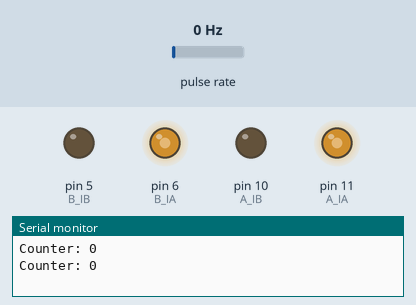
The sketch below on a simulated Arduino Uno, built with avr-gcc and run on an emulated ATmega328P. Shown: output pins drawn as LEDs (lit = HIGH), the last lines printed to the serial monitor. Wiring (inferred from the names in the program): pulse sensor: data pin 2. The inputs (shaded band) are chosen by the test bench; at power-on: pulse rate 0 Hz.

Above: at 1.2 s.
1.3 s: pulse rate (sensor on pin 2) set to 99 Hz
4.3 s: pulse rate (sensor on pin 2) set to 106 Hz
At 4.8 s:
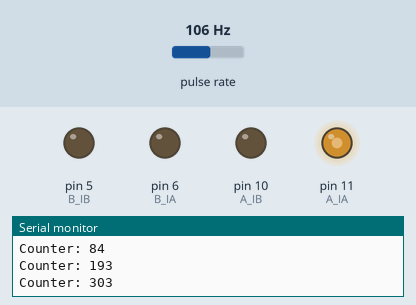
7.3 s: pulse rate (sensor on pin 2) set to 4 Hz
9.0 s: pulse rate (sensor on pin 2) set to 60 Hz
12.0 s: pulse rate (sensor on pin 2) set to 66 Hz
At 14.25 s:
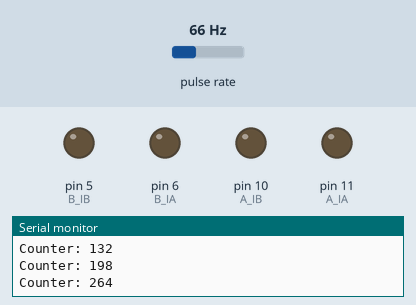
Timing chart, 0 to 14.5 s (numbered marks = the images above; inputs shaded):
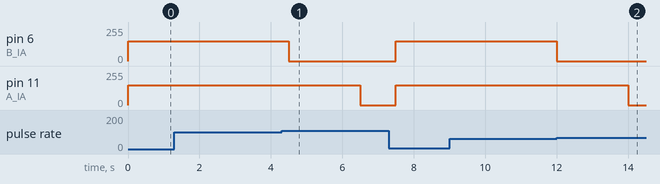

The sketch:

rccar.ino
```cpp
int encoder_pin = 2; // 엔코더 핀 정의
int counter = 0; // 엔코더 카운터 변수 초기화
int A_IA = 11; // 모터 A의 IA 핀 정의
int A_IB = 10; // 모터 A의 IB 핀 정의
int B_IA = 6; // 모터 B의 IA 핀 정의
int B_IB = 5; // 모터 B의 IB 핀 정의

void setup() {
  Serial.begin(9600); // 시리얼 통신을 9600 baud로 시작
  pinMode(encoder_pin, INPUT); // 엔코더 핀을 입력 모드로 설정
  pinMode(A_IA, OUTPUT); // 모터 A의 IA 핀을 출력 모드로 설정
  pinMode(A_IB, OUTPUT); // 모터 A의 IB 핀을 출력 모드로 설정
  pinMode(B_IA, OUTPUT); // 모터 B의 IA 핀을 출력 모드로 설정
  pinMode(B_IB, OUTPUT); // 모터 B의 IB 핀을 출력 모드로 설정
  attachInterrupt(digitalPinToInterrupt(encoder_pin), count_encoder, RISING); // 엔코더 인터럽트 설정
}

void loop() {
  forward(); // 전진 함수 호출
  Serial.print("Counter: "); // "Counter: " 출력 (오타 수정 필요)
  Serial.println(counter); // 카운터 값 출력
  delay(100); // 100ms 대기
  if (counter > 210) {
    turnright(); // 우회전 함수 호출
    delay(2000); // 2000ms 대기
    counter = 0; // 카운터 초기화
    stop(); // 정지 함수 호출
  }
  delay(1000); // 1000ms 대기
}

void count_encoder() {
  counter++; // 카운터 증가
}

void forward() {
  analogWrite(A_IA, 150); // 모터 A 전진
  analogWrite(A_IB, 0); // 모터 A 전진
  analogWrite(B_IA, 150); // 모터 B 전진
  analogWrite(B_IB, 0); // 모터 B 전진
}

void backward() {
  analogWrite(A_IA, 0); // 모터 A 후진
  analogWrite(A_IB, 150); // 모터 A 후진
  analogWrite(B_IA, 0); // 모터 B 후진
  analogWrite(B_IB, 150); // 모터 B 후진
}

void turnleft() {
  analogWrite(A_IA, 150); // 모터 A 좌회전
  analogWrite(A_IB, 0); // 모터 A 좌회전
  analogWrite(B_IA, 0); // 모터 B 좌회전
  analogWrite(B_IB, 150); // 모터 B 좌회전
}

void turnright() {
  analogWrite(A_IA, 150); // 모터 A 우회전
  analogWrite(A_IB, 0); // 모터 A 우회전
  analogWrite(B_IA, 0); // 모터 B 정지
  analogWrite(B_IB, 0); // 모터 B 정지
}

void stop() {
  analogWrite(A_IA, 0); // 모터 A 정지
  analogWrite(A_IB, 0); // 모터 A 정지
  analogWrite(B_IA, 0); // 모터 B 정지
  analogWrite(B_IB, 0); // 모터 B 정지
}
```

Measured:
- the behaviour switches between 102 and 103 Hz on pulse rate (sensor on pin 2) (found by bisection; images 0 and 1)
